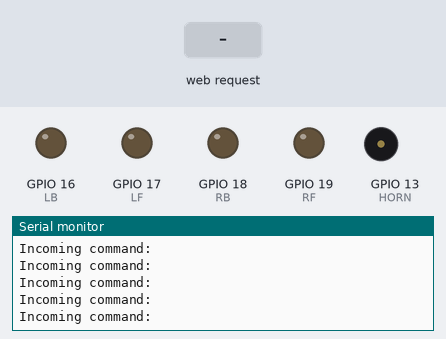
The sketch below on a simulated ESP32. On the bench: output pins drawn as LEDs (lit = HIGH), buzzer (waves = sounding, pin HIGH), the last lines printed to the serial monitor. The test bench sets the inputs (shaded band). WiFi joins after 1.5 s; servers stay silent unless stated.

Above: at 5.7 s.
5.8 s: HTTP request GET /?State=F received
At 6.5 s:
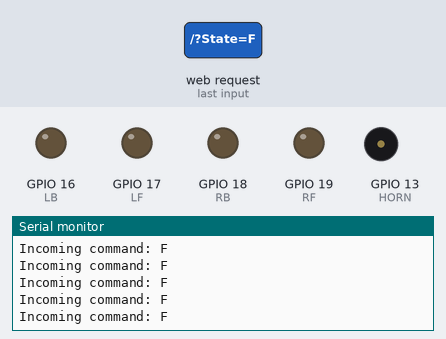
7.3 s: HTTP request GET /?State=B received
At 8.3 s:
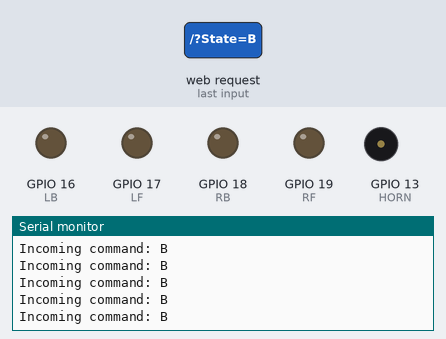

Measured:
- after the input at 5.8 s, the serial monitor: prints a new line at once (image 1)
- after the input at 7.3 s, the serial monitor: prints a new line at once (image 2)

The sketch:

wifi_araba_test_kodu_1.ino
```cpp
#include <WiFi.h>
#include <WebServer.h>
#include <ArduinoOTA.h>

String command;

const int RB = 18;
const int RF = 19;
const int LB = 16;
const int LF = 17;
const int HORN = 13;

const int freq = 5000;

const int c_RB = 0;
const int c_RF = 1;
const int c_LB = 2;
const int c_LF = 3;

const int res = 10;

int level = 0;

WebServer server(80);
unsigned long previous_millis = 0;
String sta_ssid = "Xperia XZ";
String sta_password = "1234567890.";

void HTTP_handleRoot( void )
{
    server.send( 200, "text/html", "" );

    if ( server.hasArg("State") )
    {
        Serial.println(server.arg("State") );
    }
}

void setup()
{
    Serial.begin(115200);

//    pinMode( LF, OUTPUT );
//    pinMode( RF, OUTPUT );
//    pinMode( LB, OUTPUT );
//    pinMode( RB, OUTPUT );

    ledcSetup( c_LF, freq, res );
    ledcSetup( c_RF, freq, res );
    ledcSetup( c_LB, freq, res );
    ledcSetup( c_RB, freq, res );

    ledcAttachPin( LF, c_LF );
    ledcAttachPin( RF, c_RF );
    ledcAttachPin( LB, c_LB );
    ledcAttachPin( RB, c_RB );

    pinMode ( HORN ,OUTPUT );


    String chip_id = "12356789abcdef";
    int i = chip_id.length() - 4;
    chip_id = chip_id.substring(i);
    chip_id = "wificar-" + chip_id;
    String hostname( chip_id );


    Serial.println();
    Serial.println( "Hostname: " + hostname );

    WiFi.mode( WIFI_STA );
    WiFi.begin( sta_ssid.c_str(), sta_password.c_str() );

    Serial.print( "Connecting to:" );
    Serial.print( sta_ssid );

    unsigned long current_millis = millis();
    previous_millis = current_millis;

    while ( WiFi.status() != WL_CONNECTED && current_millis - previous_millis <= 2000 )
    {
        delay( 500 );
        Serial.print(".");
        current_millis = millis();
    }

    if ( WiFi.status() == WL_CONNECTED )
    {
        Serial.println("");
        Serial.print( "Connected. IP: " );
        Serial.println( WiFi.localIP() );
        delay(3000);
    }
    else
    {
        WiFi.mode( WIFI_AP );
        WiFi.softAP( hostname.c_str() );
        IPAddress myIP = WiFi.softAPIP();
        Serial.println("");
        Serial.println( "Failed to connect to " + sta_ssid );
        Serial.println( "WiFi-AP-Mode" );
        Serial.println( "AP IP address: " );
        Serial.println( myIP );
        delay(3000);
    }

    server.on( "/", HTTP_handleRoot );
    server.onNotFound( HTTP_handleRoot );
    server.begin();

    ArduinoOTA.begin();
}


void forward()
{
    ledcWrite( c_RB, 0 );
    ledcWrite( c_LB, 0 );

    ledcWrite( c_RF, level );
    ledcWrite( c_LF, level );
}

void backward()
{
    ledcWrite( c_RF, 0 );
    ledcWrite( c_LF, 0 );

    ledcWrite( c_RB, level );
    ledcWrite( c_LB, level );
}

void right()
{
    ledcWrite( c_LB, 0 );
    ledcWrite( c_RF, 0 );

    ledcWrite( c_RB, level );
    ledcWrite( c_LF, level );
}

void left()
{
    ledcWrite( c_RB, 0 );
    ledcWrite( c_LF, 0 );

    ledcWrite( c_LB, level );
    ledcWrite( c_RF, level );
}

void forward_left()
{
    ledcWrite( c_RB, 0 );
    ledcWrite( c_LB, 0 );

    ledcWrite( c_LF, (int)(level/1.2) );
    ledcWrite( c_RF, level );
}

void forward_right()
{
    ledcWrite( c_RB, 0 );
    ledcWrite( c_LB, 0 );

    ledcWrite( c_RF, (int)(level/1.2) );
    ledcWrite( c_LF, level );
}

void backward_left()
{
    ledcWrite( c_RF, 0 );
    ledcWrite( c_LF, 0 );

    ledcWrite( c_LB, (int)(level/1.2) );
    ledcWrite( c_RB, level );
}

void backward_right()
{
    ledcWrite( c_RF, 0 );
    ledcWrite( c_LF, 0 );

    ledcWrite( c_RB, (int)(level/1.2) );
    ledcWrite( c_LB, level );
}


void idle()
{
    ledcWrite( c_RB, 0 );
    ledcWrite( c_LF, 0 );

    ledcWrite( c_LB, 0 );
    ledcWrite( c_RF, 0 );

    digitalWrite( HORN, LOW );
}


void loop()
{


    ArduinoOTA.handle();
    server.handleClient();

    command = server.arg("State");

    Serial.println( "Incoming command: " + command );


    if ( command == "F" )
    {
        forward();
    }
    else if ( command == "B" )
    {
        backward();
    }
    else if ( command == "L" )
    {
        left();
    }
    else if ( command == "R" )
    {
        right();
    }
    else if ( command == "G" )
    {
        forward_left();
    }
    else if ( command == "I" )
    {
        forward_right();
    }
    else if ( command == "H" )
    {
        backward_left();
    }
    else if ( command == "J" )
    {
        backward_right();
    }
    else if ( command == "V" )
    {
        digitalWrite( HORN, HIGH );
    }
    else if ( command == "S" || command.toInt() == 0 || command == NULL )
    {
        idle();
    }

    else if ( command == "q"  )
    {
        level = 1023;
    }
    else if ( command.toInt() >= 1 && command.toInt() < 10  )
    {
        level = map( command.toInt(), 1, 9, 650, 982 );
    }


}
```
